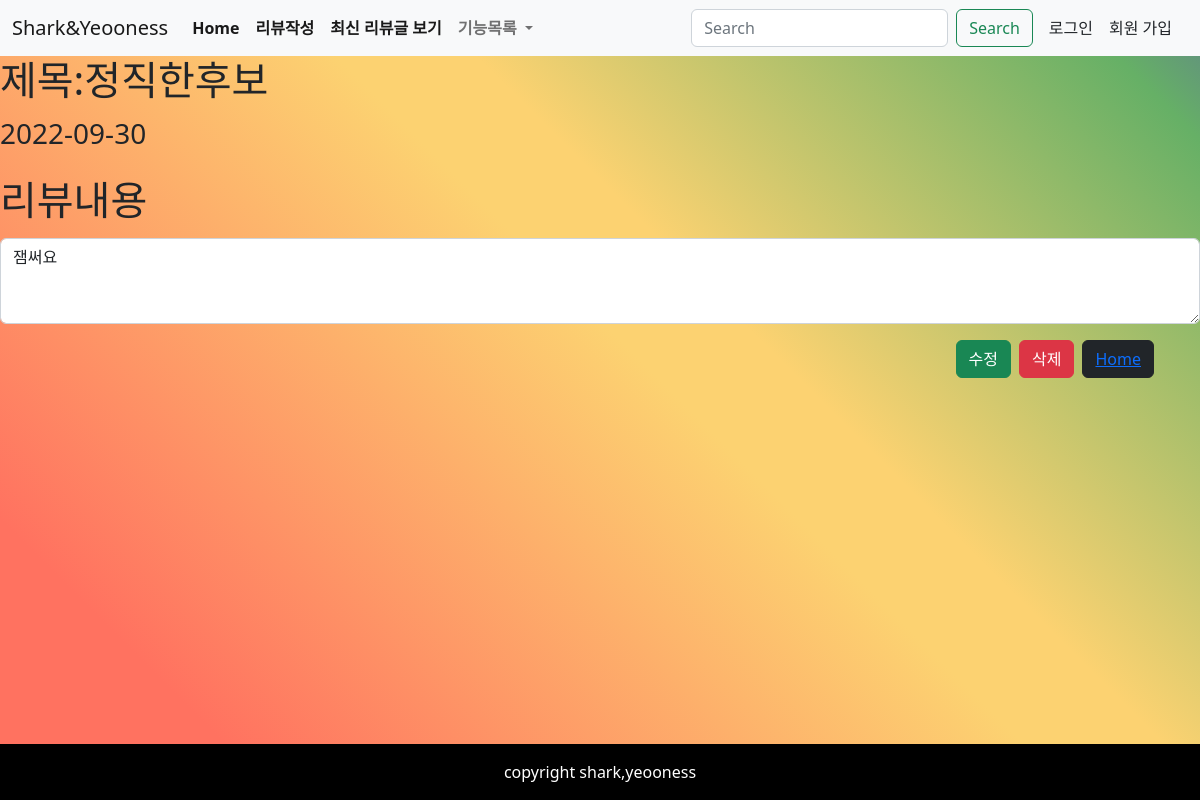
The app's page /details/, older data.
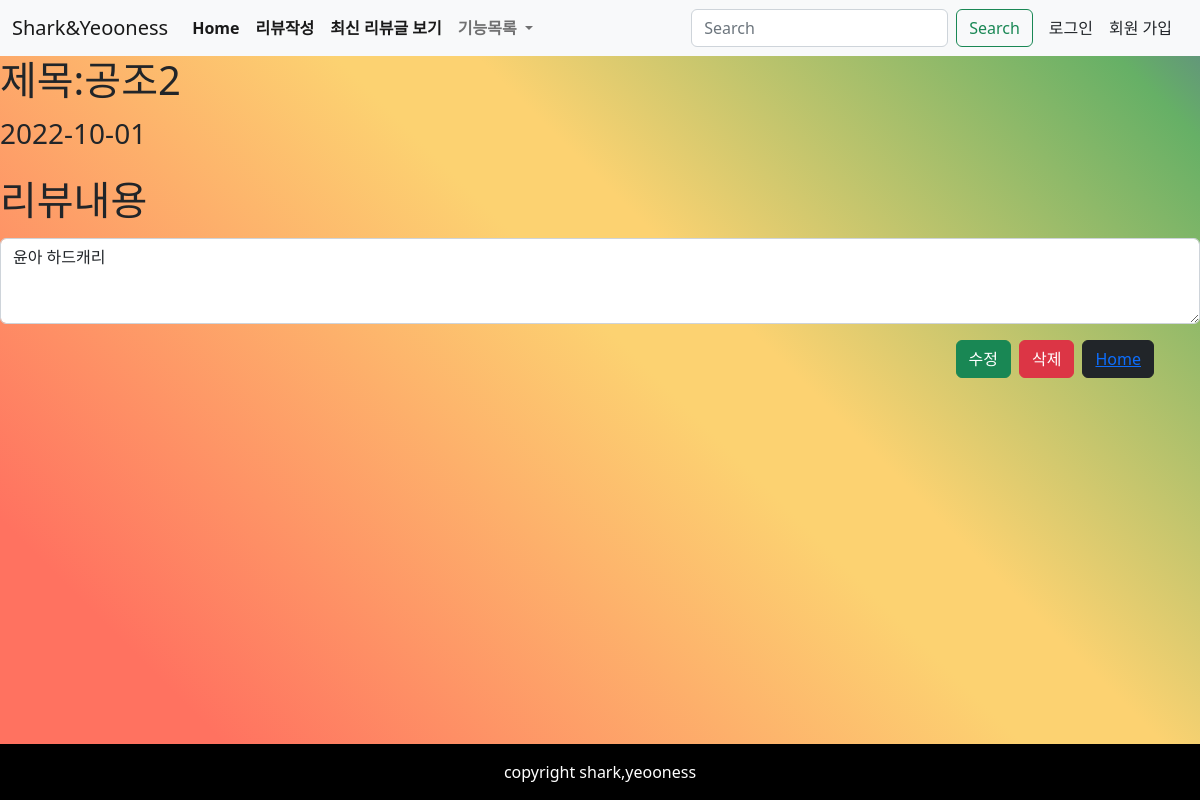
The same page, newer data.
### Pair1/models.py (models this page shows)
class Review(models.Model):
    title = models.CharField(max_length=80)
    content = models.TextField()
    created_at = models.DateTimeField(auto_now_add=True)
    updated_at = models.DateTimeField(auto_now = True)

### Pair1/views.py (the view)
# urls.py: path("details/", views.details, name="details"),
def details(request):
    k = Review.objects.latest('pk')
    context = {
        "c":k
    }
    return render(request,"Pair1/details.html",context)

### Pair1/templates/pair1/details.html
{% extends 'Pair1/base.html' %}
{% block content %}
<h1>제목:{{c.title}}</h1>
<p class="fs-3">{{ c.created_at |date:'Y-m-d' }}</p>
<div class="mb-3">
  <label for="exampleFormControlTextarea1" class="form-label fs-1">리뷰내용</label>
  <textarea class="form-control" id="exampleFormControlTextarea1" rows="3">{{c.content}}</textarea>
</div>
<div class="container d-flex justify-content-end">
  <a href="{% url 'Pair1:edit' c.pk %}"><button type="button" class="btn btn-success mx-1">수정</button></a>
  <a href="{% url 'Pair1:delete' c.pk %}"><button type="button" class="btn btn-danger mx-1">삭제</button></a>
  <a href="{% url 'Pair1:index1' c.pk %}"><button type="button" class="btn btn-dark mx-1">Home</a>
</div>
{% endblock %}

Row changes from the older to the newer data that the page shows:
no longer on this page (row unchanged): Review: title "정직한후보", created_at "2022-09-30", content "잼써요"
added Review: title "공조2", created_at "2022-10-01", content "윤아 하드캐리"
